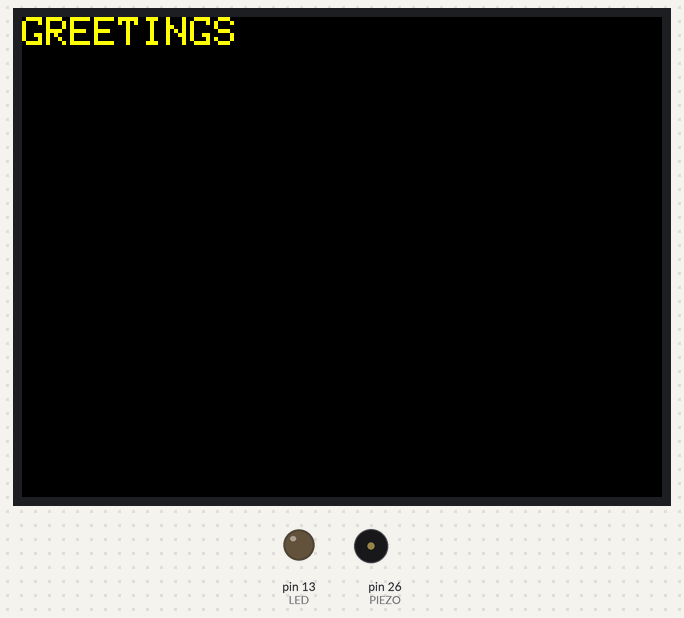
This sketch was run on a simulated Arduino Mega 2560, built with avr-gcc and run on an emulated ATmega2560. Parts: 320×240 colour display, output pins drawn as LEDs (lit = HIGH), buzzer (waves = sounding). Random numbers use the default seed unless the sketch sets one.

Above: at 6.4 s.
At 16.9 s:
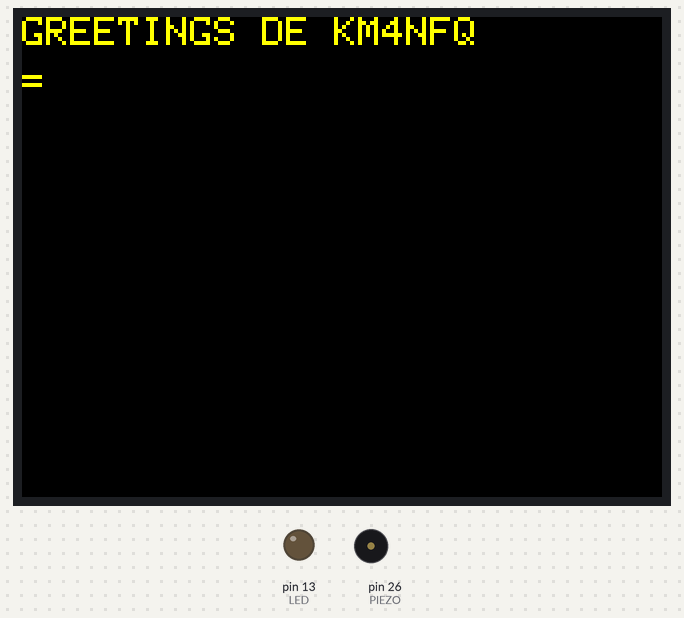
At 21.7 s:
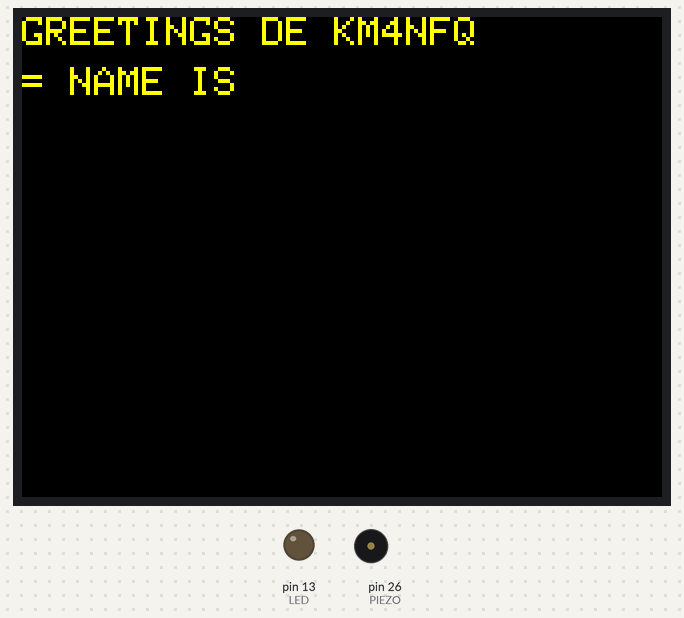
At 28.0 s:
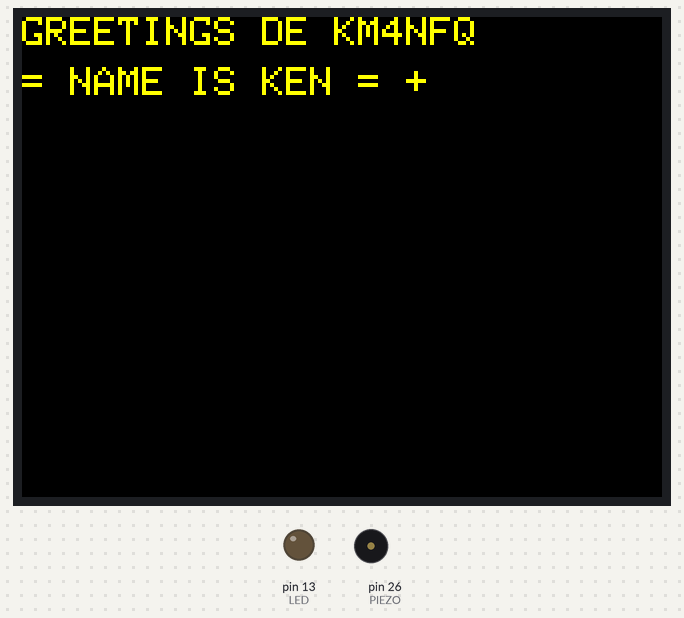
Timing chart, 0 to 40.0 s (numbered marks = the images above):
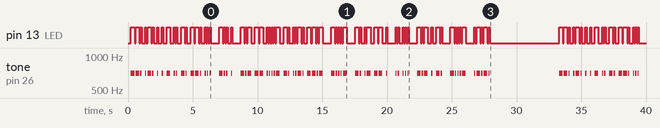

The sketch:

04display.ino
```cpp
/**************************************************************************
      Author:   Bruce E. Hall, w8bh.net
        Date:   26 Jun 2019
    Hardware:   STM32F103C "Blue Pill", Piezo Buzzer, 2.2" ILI9341 LCD
    Software:   Arduino IDE 1.8.9; stm32duino package @ dan.drown.org

 Description:   Morse Code Tutor, Part 4
                Builds on MoreMorse, adding an LCD display
                to show characters sent & received.

 **************************************************************************/
/**************************************************************************
Modification:   Ken, KM4NFQ "Not Fully Qualified"
        Date:   5 July 2019
    Hardware:   Mega2560 Pro Mini, Small Speaker, 2.2" ILI9341 LCD,
	            Dual Lever Paddles
 Description:   'port' of Blue Bill Morse Tutor to Mega2560 Pro Mini board
                Adding an ILI9341 2.2" TFT SPI 320x240 display to the
                Mega2560 Pro Mini.
 **************************************************************************/

//#include "SPI.h"
#include "Adafruit_GFX.h"
#include "Adafruit_ILI9341.h"

#define CODESPEED   13                  // speed in Words per Minute
#define PITCH       700                 // CHG pitch in Hz of morse audio
#define LED         13                  // CHG onboard LED pin
#define PIEZO       26                  // CHG pin attached to piezo element
#define DITPERIOD   1200/CODESPEED      // period of dit, in milliseconds
#define WORDSIZE    5                   // number of chars per random word
#define PADDLE_A    33                  // CHG Morse Paddle "dit"
#define PADDLE_B    35                  // CHG Morse Paddle "dah"
#define TFT_DC      48                  // CHG for direct port access
#define TFT_CS      47                  // CHG for direct port access
#define TFT_RST     44                  // CHG
#define ELEMENTS(x) (sizeof(x) / sizeof(x[0]))
/**************************************************************************
Display Pin    Label    Connects To:        Function
1              Vcc      Vcc bus             (3.3V) Power
2              Gnd      Gnd bus             Ground
3              CS       Mega2560, pin 47    Chip Select
4              RST      Mega2560, pin 44    Display Reset
5              DC       Mega2560, pin 48    Data/Cmd Line
6              MOSI     Mega2560, pin 51    SPI Data
7              SCK      Mega2560, pin 52    SPI Clock
8              LED      Vcc bus             (3.3V) LED Backlight Power
9              MISO     Mega2560, pin 50    SPI Data
 **************************************************************************/


//===================================  Color Constants ==================================
#define BLACK          0x0000
#define BLUE           0x001F
#define RED            0xF800
#define GREEN          0x07E0
#define CYAN           0x07FF
#define MAGENTA        0xF81F
#define YELLOW         0xFFE0
#define WHITE          0xFFFF
#define DKGREEN        0x03E0

// ==================================  Display Constants =================================
#define DISPLAYWIDTH      320                     // Number of LCD pixels in long-axis
#define DISPLAYHEIGHT     240                     // Number of LCD pixels in short-axis
#define ROWSPACING         25                     // Height in pixels for each text row
#define COLSPACING         12                     // Width in pixels for each text character
#define MAXCOL   DISPLAYWIDTH/COLSPACING          // Number of characters per row
#define MAXROW   DISPLAYHEIGHT/ROWSPACING         // Number of text-rows per screen
#define TEXTCOLOR      YELLOW                     // Default non-menu text color


Adafruit_ILI9341 tft = Adafruit_ILI9341(TFT_CS, TFT_DC, TFT_RST);
int textRow=0, textCol=0;

char *greetings   = "Greetings de KM4NFQ = Name is Ken = +";
char *commonWords = "the of and to a in that is was he for it with as his on be at by I this had not are but from or have an they which one you were all her she there would their we him been has when who will no more if out so up said what its about than into them can only other time new some could these two may first then do any like my now over such our man me even most made after also did many off before must well back through years much where your way"; // CHG
char *hamWords[]  = {"DE", "TNX FER", "BT", "WX", "HR", "TEMP", "ES", "RIG", "ANT", "DIPOLE", "VERTICAL", // 0-10
                    "BEAM", "HW", "CPI", "WARM", "SUNNY", "CLOUDY", "COLD", "RAIN", "SNOW", "FOG",       // 11-20
                    "RPT", "NAME", "QTH", "CALL", "UR", "SLD", "FB", "RST"                               // 21-28
                    };
char prefix[]     = {'A', 'W', 'K', 'N'};

const byte morse[] = {                       // Each character is encoded into an 8-bit byte:
  0b01001010,        // ! exclamation        // Some punctuation not commonly used
  0b01101101,        // " quotation          // and taken for wikipedia: International Morse Code
  0b0,               // # pound
  0b10110111,        // $ dollar
  0b00000000,        // % percent
  0b00111101,        // & ampersand
  0b01100001,        // ' apostrophe
  0b00110010,        // ( open paren
  0b01010010,        // ) close paren
  0b0,               // * asterisk
  0b00110101,        // + plus or ~AR
  0b01001100,        // , comma
  0b01011110,        // - hypen
  0b01010101,        // . period
  0b00110110,        // / slant
  0b00100000,        // 0                    // Read the bits from RIGHT to left,
  0b00100001,        // 1                    // with a "1"=dit and "0"=dah
  0b00100011,        // 2                    // example: 2 = 11000 or dit-dit-dah-dah-dah
  0b00100111,        // 3                    // the final bit is always 1 = stop bit.
  0b00101111,        // 4                    // see "sendElements" routine for more info.
  0b00111111,        // 5
  0b00111110,        // 6
  0b00111100,        // 7
  0b00111000,        // 8
  0b00110000,        // 9
  0b01111000,        // : colon
  0b01101010,        // ; semicolon
  0b0,               // <
  0b00101110,        // = equals or ~BT
  0b0,               // >
  0b01110011,        // ? question
  0b01101001,        // @ at
  0b00000101,        // A
  0b00011110,        // B
  0b00011010,        // C
  0b00001110,        // D
  0b00000011,        // E
  0b00011011,        // F
  0b00001100,        // G
  0b00011111,        // H
  0b00000111,        // I
  0b00010001,        // J
  0b00001010,        // K
  0b00011101,        // L
  0b00000100,        // M
  0b00000110,        // N
  0b00001000,        // O
  0b00011001,        // P
  0b00010100,        // Q
  0b00001101,        // R
  0b00001111,        // S
  0b00000010,        // T
  0b00001011,        // U
  0b00010111,        // V
  0b00001001,        // W
  0b00010110,        // X
  0b00010010,        // Y
  0b00011100         // Z
};

void ditSpaces(int spaces=1) {               // user specifies #dits to wait
  for (int i=0; i<spaces; i++)               // count the dits...
    delay(DITPERIOD);                        // no action, just mark time
}

void wordSpace() {
  ditSpaces(4);                              // 7 total (3 in char)
}

void characterSpace() {
  ditSpaces(2);                              // 3 total (1 in last element)
}


void dit() {
  digitalWrite(LED,1);                       // CHG turn on LED
  tone(PIEZO,PITCH);                         // and turn on sound
  ditSpaces();                               // wait for period of 1 dit
  digitalWrite(LED,0);                       // CHG turn off LED
  noTone(PIEZO);                             // and turn off sound
  ditSpaces();                               // space between code elements
}

void dah() {
  digitalWrite(LED,1);                       // CHG turn on LED
  tone(PIEZO,PITCH);                         // and turn on sound
  ditSpaces(3);                              // length of dah = 3 dits
  digitalWrite(LED,0);                       // CHG turn off LED
  noTone(PIEZO);                             // and turn off sound
  ditSpaces();                               // space between code elements
}

// the following routine accepts a numberic input, where each bit represents a code element:
// 1=dit and 0=dah.   The elements are read right-to-left.  The left-most bit is a stop bit.
// For example:  5 = binary 0b0101.  The right-most bit is 1 so the first element is a dit.
// The next element to the left is a 0, so a dah follows.  Only a 1 remains after that, so
// the character is complete: dit-dah = morse character 'A'.

void sendElements(int x) {                   // send string of bits as Morse
  while (x>1) {                              // stop when value is 1 (or less)
    if (x & 1) dit();                        // right-most bit is 1, so dit
    else dah();                              // right-most bit is 0, so dah
    x >>= 1;                                 // rotate bits right
  }
  characterSpace();                          // add inter-character spacing
}

void sendCharacter(char c) {                 // send a single ASCII character in Morse
  if (c<32) return;                          // ignore control characters
  if (c>96) c -= 32;                         // convert lower case to upper case
  if (c>90) return;                          // not a character
  addCharacter(c);                           // display character on LCD
  if (c==32) wordSpace();                    // space between words
  else sendElements(morse[c-33]);            // send the character
}

void sendString (char *ptr) {
  while (*ptr)                               // send the entire string
    sendCharacter(*ptr++);                   // one character at a time
}

void addChar (char* str, char ch)            // adds 1 character to end of string
{
  char c[2] = " ";                           // happy hacking: char into string
  c[0] = ch;                                 // change char'A' to string"A"
  strcat(str,c);                             // and add it to end of string
}

char randomLetter()                          // returns a random uppercase letter
{
  return 'A'+random(0,26);
}

char randomNumber()                          // returns a random single-digit # 0-9
{
  return '0'+random(0,10);
}


void createCallsign(char* call)              // returns with random US callsign in "call"
{
  strcpy(call,"");                           // start with empty callsign
  int i = random(0, 4);                      // 4 possible start letters for US
  char c = prefix[i];                        // Get first letter of prefix
  addChar(call,c);                           // and add it to callsign
  i = random(0,3);                           // single or double-letter prefix?
  if ((i==2) or (c=='A'))                    // do a double-letter prefix
  {                                          // allowed combinations are:
    if (c=='A') i=random(0,12);              // AA-AL, or
    else i=random(0,26);                     // KA-KZ, NA-NZ, WA-WZ
    addChar(call,'A'+i);                     // add second char to prefix
  }
  addChar(call,randomNumber());              // add zone number to callsign
  for (int i=0; i<random(1, 4); i++)         // Suffix contains 1-3 letters
    addChar(call,randomLetter());            // add suffix letter(s) to call
}

void sendNumbers()                           // send random numbers forever...
{
  while (true) {
    for (int i=0; i<WORDSIZE; i++)           // break them up into "words"
      sendCharacter(randomNumber());         // send a number
    sendCharacter(' ');                      // send a space between number groups
  }
}

void sendLetters()                           // send random letters forever...
{
  while (true) {
    for (int i=0; i<WORDSIZE; i++)           // break them up into "words"
      sendCharacter(randomLetter());         // send the letter
    sendCharacter(' ');                      // send a space between words
  }
}

void sendMixedChars()                        // send letter/number groups...
{
  while (true) {
    for (int i=0; i<WORDSIZE; i++)           // break them up into "words"
    {
      int c = '0' + random(43);              // pick a random character
      sendCharacter(c);                      // and send it
    }
    sendCharacter(' ');                      // send a space between words
  }
}

void sendHamWords()                          // send some common ham words
{
  while (true) {
    int index=random(0, ELEMENTS(hamWords)); // eeny, meany, miney, moe
    sendString(hamWords[index]);             // send the word
    sendCharacter(' ');                      // and a space between words
  }
}

void sendCommonWords()
{
  while (true) {
    sendString(commonWords);                 // one long string of 100 words
  }
}

void sendCallsigns()                         // send random US callsigns
{
  char call[8];                              // need string to stuff callsign into
  while (true) {
    createCallsign(call);                    // make it
    sendString(call);                        // and send it
    sendCharacter(' ');
  }
}

bool ditPressed()
{
  return (digitalRead(PADDLE_A)==0);         // pin is active low
}

bool dahPressed()
{
  return (digitalRead(PADDLE_B)==0);         // pin is active low
}

void doPaddles()
{
  while (true) {
    if (ditPressed())  dit();                // user wants a dit, so do it.
    if (dahPressed())  dah();                // user wants a dah, so do it.
  }
}

void clearScreen() {
  tft.fillScreen(BLACK);                         // yes, so clear screen
  textRow=0; textCol=0;                          // and start on first row
}

void showCharacter(char c, int row, int col)      // display a character at given row & column
{
  int x = col * COLSPACING;                       // convert column to x coordinate
  int y = row * ROWSPACING;                       // convert row to y coordinate
  tft.setCursor(x,y);                             // position character on screen
  tft.print(c);                                   // and display it
}

void addCharacter(char c)
{
  showCharacter(c,textRow,textCol);               // display character & current row/col position
  textCol++;                                      // go to next position on the current row
  if ((textCol>=MAXCOL) ||                        // are we at end of the row?
     ((c==' ') && (textCol>MAXCOL-7)))            // or at a wordspace thats near end of row?
  {
    textRow++; textCol=0;                         // yes, so advance to beginning of next row
    if (textRow >= MAXROW)                        // but have we run out of rows?
    {
      clearScreen();                              // start at top again
    }
  }
}

void addBunchOfCharacters()                       // just for testing...
{
  for (int i=0; i<200; i++)
    addCharacter(randomLetter());
}

void setup() {
  pinMode(LED,OUTPUT);
  pinMode(PADDLE_A, INPUT_PULLUP);                // two paddle inputs, both active low
  pinMode(PADDLE_B, INPUT_PULLUP);
  tft.begin();                                    // initialize screen object
  tft.setRotation(1);                             // landscape mode
  tft.fillScreen(BLACK);                          // start with blank screen
  tft.setTextSize(2);                             // small text but readable
  tft.setTextColor(TEXTCOLOR,BLACK);
  //tft.print("Hello from KM4NFQ");                 // CHG for testing only

  //uncomment any of the routines below to try them out...

  //sendWords();
  //sendLetters();
  //sendNumbers();
  //sendMixedChars();
  //sendCallsigns();
  //sendCommonWords();
  //addBunchOfCharacters();
  //doPaddles();
}

void loop() {
  sendString(greetings);                     // just in case you didn't try anything above.
  delay(5000);
  clearScreen();                                 // start again!
}
```

Measured:
- by itself, pin 13 (LED): LOW → HIGH at 0.23 s, → LOW 0.28 s later, → HIGH 0.09 s later, → LOW 0.28 s later, … (190 changes in this stretch)
- by itself, tone on pin 26 (PIEZO): plays 700 Hz for 0.28 s, 700 Hz for 0.28 s, 700 Hz for 0.09 s, 700 Hz for 0.09 s, 700 Hz for 0.28 s, 700 Hz for 0.09 s … (95 notes in this stretch)
